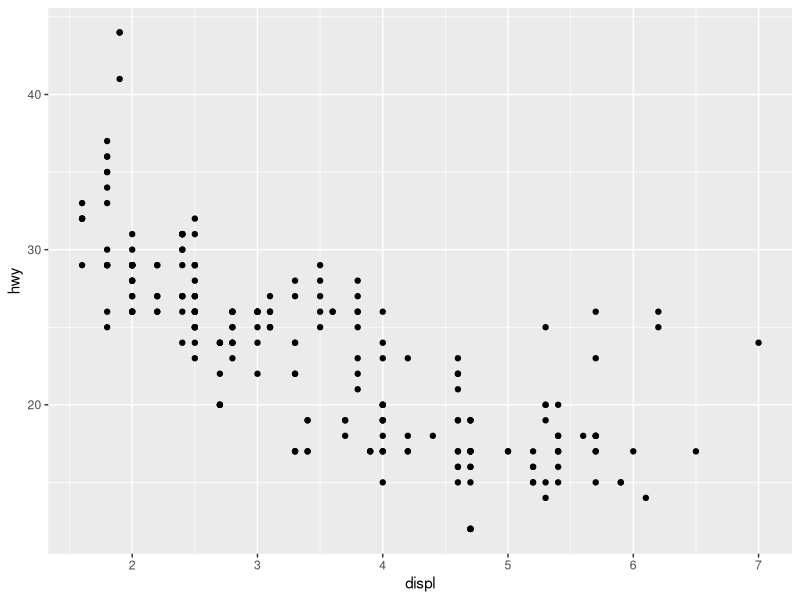
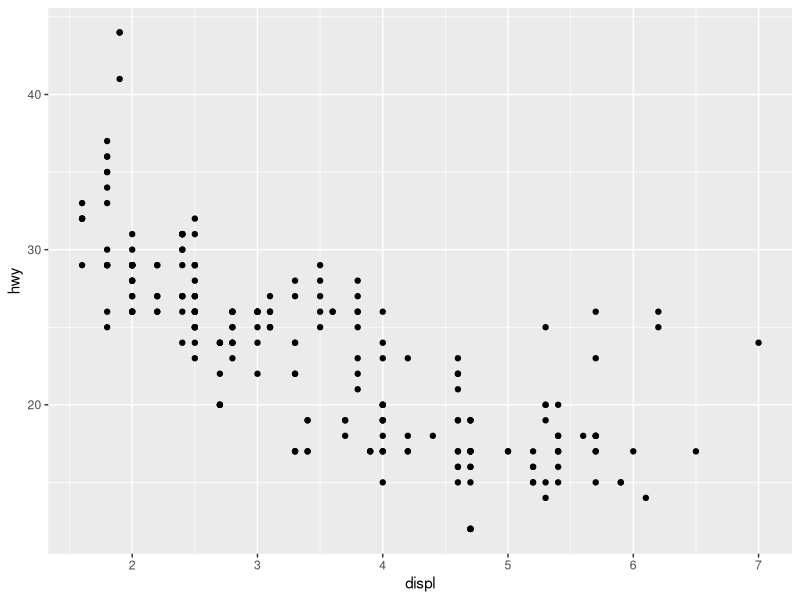
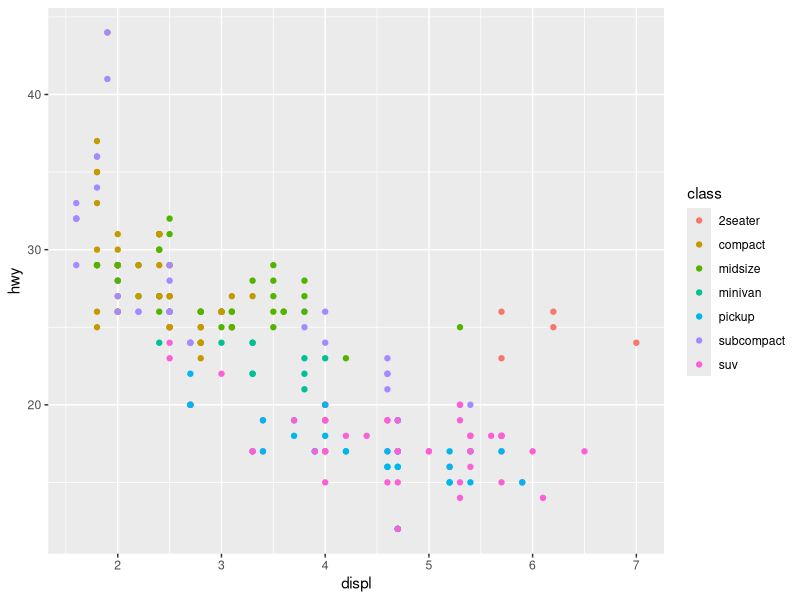
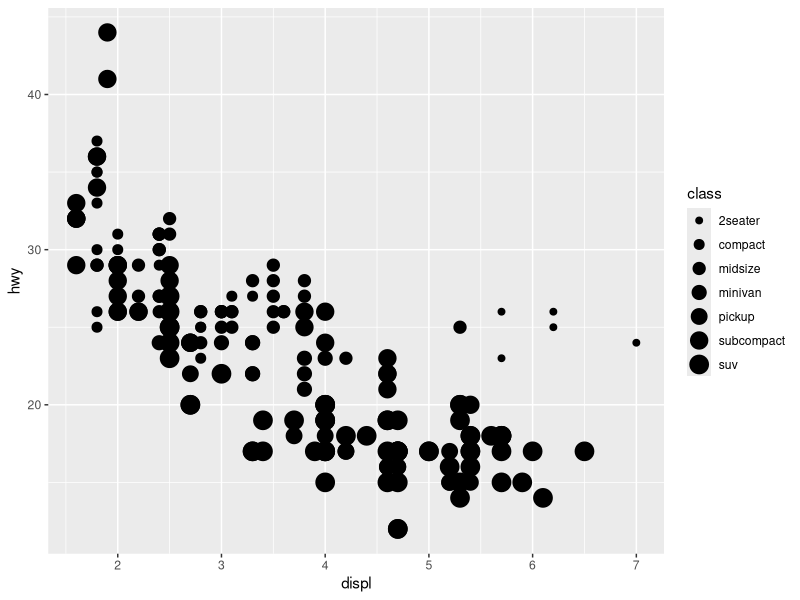
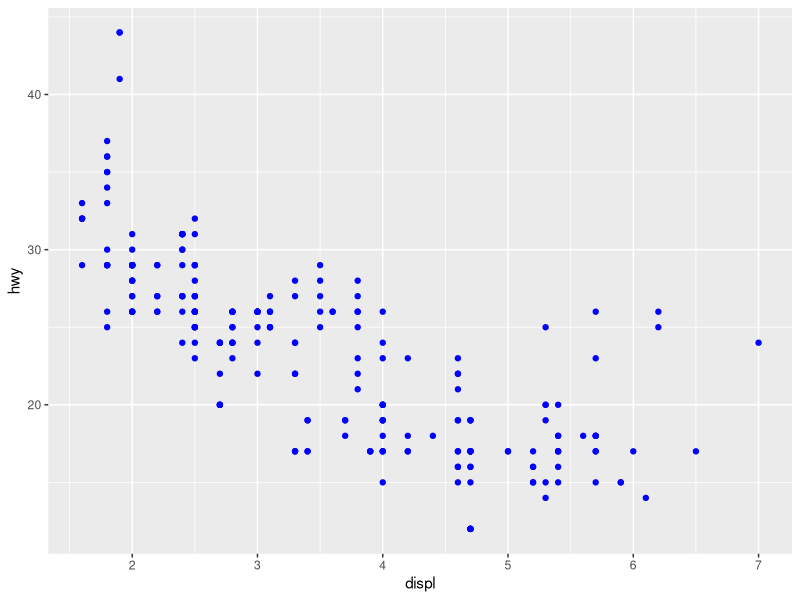
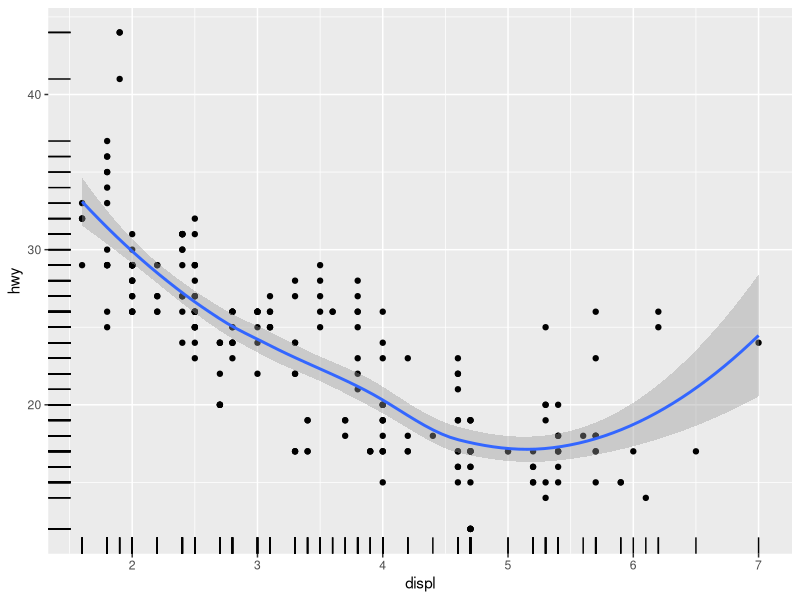
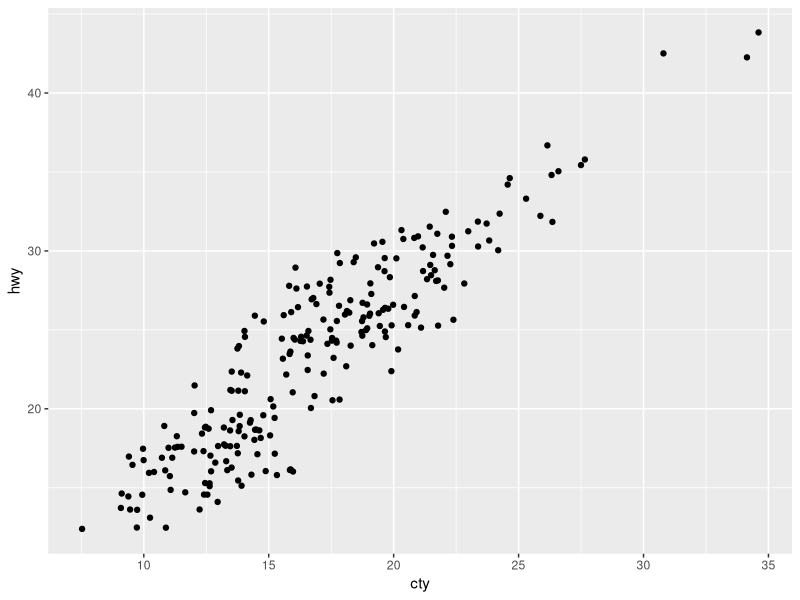

Reproduce these figures in R, in order.
## ---- chunk 1
knitr::opts_chunk$set(echo = TRUE)
## ---- chunk 2
library(ggplot2)
mpg

ggplot(data=mpg)+
  geom_point(mapping = aes(x=displ,y=hwy))

ggplot(data=mpg,aes(x=displ,y=hwy))+geom_point()

ggplot(data = mpg)+
  geom_point(mapping = aes(x=displ,y=hwy,color=class))
             
ggplot(data=mpg)+
  geom_point(mapping = aes(x=displ,y=hwy,size=class))

ggplot(data=mpg)+
  geom_point(mapping = aes(x=displ,y=hwy),color="blue")

p <- ggplot(data=mpg,aes(x=displ,y=hwy))

p + geom_point()+geom_rug(sides="bl")+
  geom_smooth(method="loess")

e <-  ggplot(mpg,aes(cty,hwy))
e+geom_jitter(height=2,width=2)


